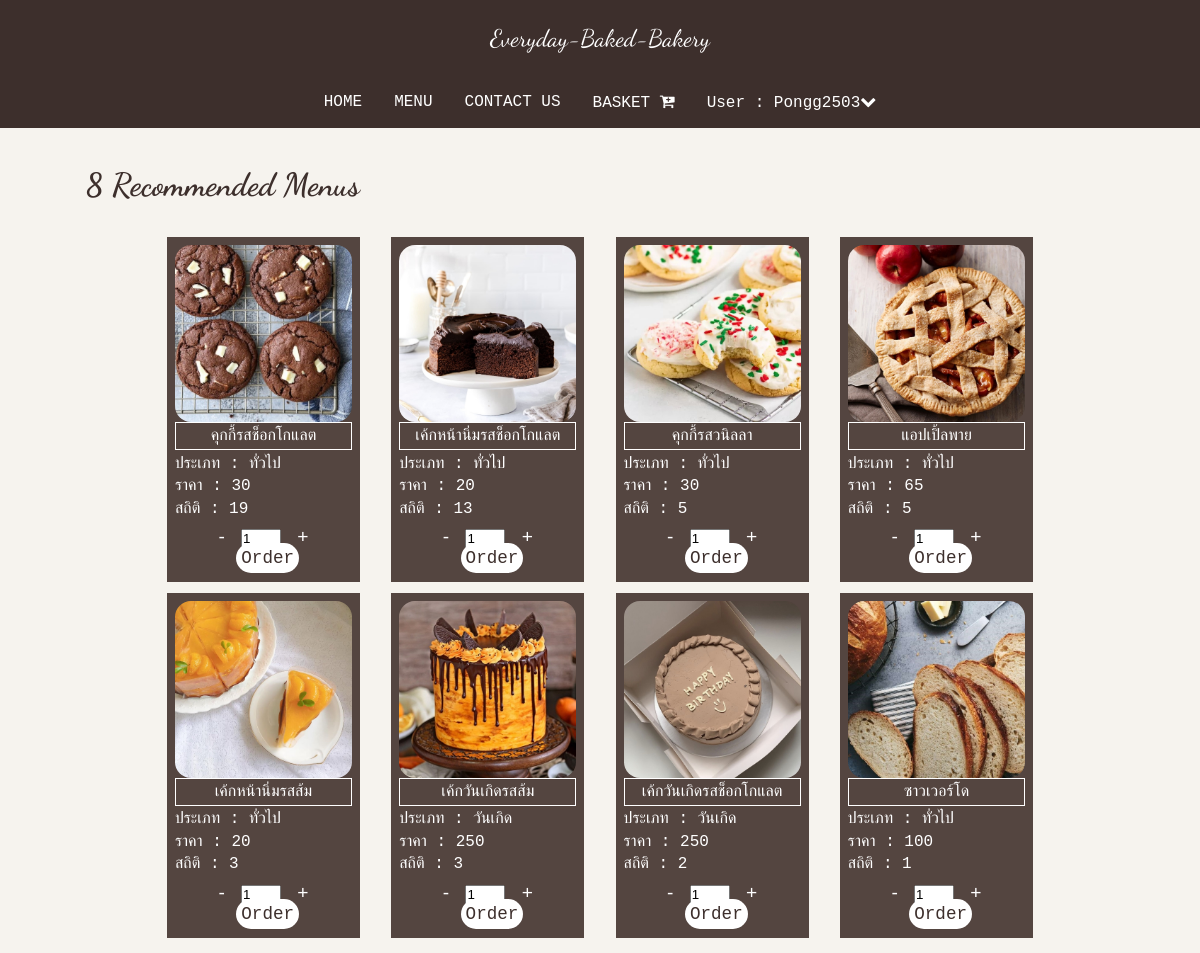
Page /project/member/user_home.php (signed in) on the committed database.
### project/member/user_home.php (the view, shortened to what this page needs)
<?php include "../connect.php"?>
<html>
    <head>
        <link rel="stylesheet" href="https://cdnjs.cloudflare.com/ajax/libs/font-awesome/4.7.0/css/font-awesome.min.css">
        <link rel="stylesheet" href="./member_css/home.css">
        <link rel="stylesheet" href="./member_css/card.css">
    </head>
    <body>
        <header class="logo">everyday-baked-bakery
        </header>
        <nav class= "allbutton">
            <div class="button">
                <ul>
                    <li><a href="./user_home.php">HOME</a></li>
                    <li><a href="./menu.php">MENU</a></li>
                    <li><a href="./contactus.php">CONTACT US</a></li>
                    <li><a href="./basket.php" class="cart-button">BASKET </a></li>
                    <li><a class="user" href="#" >User : <?=$_SESSION["username"]?></a>
                    </li>
                </ul>
            </div>
        </nav>
        <section>
            <article class="card-content">
                <header>8 Recommended Menus</header>
                <?php
                $stmt=$pdo->prepare("SELECT ขนม.รหัสขนม,ชื่อขนม,ชนิดขนม,ประเภทตามเทศกาล,ราคาขนม,SUM(การสั่งออเดอร์.จำนวนชิ้น) AS จำนวนที่ถูกสั่ง
                                    FROM การสั่งออเดอร์ JOIN ขนม ON การสั่งออเดอร์.รหัสขนม=ขนม.รหัสขนม
                                    WHERE สถานะ='เปิด' GROUP BY ขนม.รหัสขนม ORDER BY จำนวนที่ถูกสั่ง DESC
                                    LIMIT 0,8");
                $stmt->execute();
                $x=0;
                while($row=$stmt->fetch()):
                ?>
                    <div class="card">
                        <img src="../img/<?=$row["รหัสขนม"]?>.jpg" style="width:100%">
                        <p class="name-menu"><?=$row["ชื่อขนม"]?></p>
                        <p class="dt_menu">ประเภท : <?=$row["ประเภทตามเทศกาล"]?><br></p>
                        <p class="dt_menu">ราคา : <?=$row["ราคาขนม"]?><br></p>
                        <p class="dt_menu">สถิติ : <?=$row["จำนวนที่ถูกสั่ง"]?><br></p>
                        <div class="quatity-button">
                            <button onclick="del_quatity(<?=$x?>)">-</button>
                            <input type="text" class="qty-cart" id="<?="quatity_".$x;?>" name="quatity" value="1" min="1">
                            <button onclick="add_quatity(<?=$x?>)">+</button>
                            <a class="order" onclick="add('<?=$row["รหัสขนม"];?>','<?=$row["รหัสขนม"]."_name";?>','<?=$row["รหัสขนม"]."_price";?>','<?="quatity_".$x;?>')">Order</a>
                        </div>
                    </div>
                <?php endwhile;?>
            </article>
        </section>
    </body>
</html>

### project/member/member_css/home.css (style rules this page uses)
* { margin: 0; padding: 0; box-sizing: border-box; text-transform: capitalize; text-decoration: none; }
body { font-family: "Lucida Console", "Courier New", monospace; background-color:#f6f3ee; margin:0; }
.logo { font-family: 'Dancing Script', cursive; font-size:1.5em; color:#FFFFFF; background-color:#3d2f2c; margin:0; padding:1em; text-align:center; }
.allbutton { display: flex; position: relative; justify-content: space-around; align-items: center; background-color:#3d2f2c ; color: white; }
.button ul { margin: 0; padding: 0; display: flex; }
.button li { list-style: none; }
.button li a { text-decoration: none; color: white; padding: 1rem; display: block; }
.cart-button::after { font-family: FontAwesome; content: "\f217"; }
.user::after { font-family: FontAwesome; content: "\f078"; }

### project/member/member_css/card.css (style rules this page uses)
.card-content>header { text-align: left; font-family: 'Dancing Script', cursive; margin: 0.7em; font-weight:bold; color:#3d2f2c; font-size:200%; }
.card-content { text-align: center; border-radius:1em; margin:1% 5%; padding:0.2em; }
img { border-radius: 1em; }
.card { text-align: left; display:inline-block; width:18%; background-color:#544540; color:#ffffff; padding:0.5em; margin: 1% 1% 0; }
.dt_menu { margin: 2% 0; }
.name-menu { text-align: center; margin: 0; border: 1px solid white; padding: 2%; }
.qty-cart { width:3em; margin:0 0.5em; }
.quatity-button { text-align: center; padding: 3%; margin: 0; }
.quatity-button button { font-size: 120%; color: #ffffff; border: none; background-color: #544540; cursor: pointer; }
.order { cursor: pointer; font-size: 110%; padding: 3%; color:#3d2f2c; border: none; border-radius: 2em; background-color: #ffffff; margin-left: 5%; }

### rows in the picture
ขนม: value (picture), value "คุกกี้รสช็อกโกแลต", ประเภทตามเทศกาล "ทั่วไป", ราคาขนม "30", จำนวนท "19"
ขนม: shows a picture, value "เค้กหน้านิ่มรสช็อกโกแลต", ประเภทตามเทศกาล "ทั่วไป", ราคาขนม "20", จำนวนท "13"
ขนม: value (picture), value "คุกกี้รสวนิลลา", ประเภทตามเทศกาล "ทั่วไป", ราคาขนม "30", จำนวนท "5"
ขนม: shows a picture, value "แอปเปิ้ลพาย", ประเภทตามเทศกาล "ทั่วไป", ราคาขนม "65", จำนวนท "5"
ขนม: shows a picture, value "เค้กหน้านิ่มรสส้ม", ประเภทตามเทศกาล "ทั่วไป", ราคาขนม "20", จำนวนท "3"
ขนม: shows a picture, value "เค้กวันเกิดรสส้ม", ประเภทตามเทศกาล "วันเกิด", ราคาขนม "250", จำนวนท "3"
ขนม: shows a picture, value "เค้กวันเกิดรสช็อกโกแลต", ประเภทตามเทศกาล "วันเกิด", ราคาขนม "250", จำนวนท "2"
ขนม: shows a picture, value "ซาวเวอร์โด", ประเภทตามเทศกาล "ทั่วไป", ราคาขนม "100", จำนวนท "1"

### other values in the picture
$_SESSION["username"] "Pongg2503"
